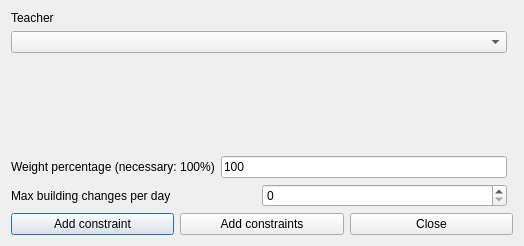
<?xml version="1.0" encoding="UTF-8"?>
<ui version="4.0">
 <class>AddConstraintTeacherMaxBuildingChangesPerRealDayForm_template</class>
 <widget class="QDialog" name="AddConstraintTeacherMaxBuildingChangesPerRealDayForm_template">
  <property name="geometry">
   <rect>
    <x>0</x>
    <y>0</y>
    <width>524</width>
    <height>246</height>
   </rect>
  </property>
  <property name="windowTitle">
   <string extracomment="This is the title of the dialog to add a new constraint of this type">Add teacher max building changes per real day</string>
  </property>
  <layout class="QGridLayout">
   <item row="4" column="0" colspan="2">
    <layout class="QHBoxLayout">
     <item>
      <widget class="QPushButton" name="addConstraintPushButton">
       <property name="text">
        <string>Add constraint</string>
       </property>
      </widget>
     </item>
     <item>
      <widget class="QPushButton" name="addConstraintsPushButton">
       <property name="text">
        <string>Add constraints</string>
       </property>
      </widget>
     </item>
     <item>
      <widget class="QPushButton" name="closePushButton">
       <property name="text">
        <string>Close</string>
       </property>
      </widget>
     </item>
    </layout>
   </item>
   <item row="0" column="0">
    <layout class="QVBoxLayout">
     <item>
      <widget class="QLabel" name="studentsTextLabel">
       <property name="frameShape">
        <enum>QFrame::NoFrame</enum>
       </property>
       <property name="frameShadow">
        <enum>QFrame::Plain</enum>
       </property>
       <property name="text">
        <string>Teacher</string>
       </property>
       <property name="wordWrap">
        <bool>false</bool>
       </property>
      </widget>
     </item>
     <item>
      <widget class="QComboBox" name="teachersComboBox">
       <property name="editable">
        <bool>false</bool>
       </property>
       <property name="insertPolicy">
        <enum>QComboBox::NoInsert</enum>
       </property>
       <property name="duplicatesEnabled">
        <bool>false</bool>
       </property>
      </widget>
     </item>
    </layout>
   </item>
   <item row="2" column="0">
    <layout class="QHBoxLayout">
     <item>
      <widget class="QLabel" name="weightTextLabel">
       <property name="frameShape">
        <enum>QFrame::NoFrame</enum>
       </property>
       <property name="frameShadow">
        <enum>QFrame::Plain</enum>
       </property>
       <property name="text">
        <string>Weight percentage (necessary: 100%)</string>
       </property>
       <property name="wordWrap">
        <bool>false</bool>
       </property>
      </widget>
     </item>
     <item>
      <widget class="QLineEdit" name="weightLineEdit">
       <property name="text">
        <string notr="true">100</string>
       </property>
      </widget>
     </item>
    </layout>
   </item>
   <item row="3" column="0">
    <layout class="QHBoxLayout">
     <item>
      <widget class="QLabel" name="textLabel1">
       <property name="text">
        <string>Max building changes per day</string>
       </property>
       <property name="wordWrap">
        <bool>false</bool>
       </property>
      </widget>
     </item>
     <item>
      <widget class="QSpinBox" name="maxChangesSpinBox"/>
     </item>
    </layout>
   </item>
   <item row="1" column="0">
    <spacer name="spacer1">
     <property name="orientation">
      <enum>Qt::Vertical</enum>
     </property>
     <property name="sizeType">
      <enum>QSizePolicy::Expanding</enum>
     </property>
     <property name="sizeHint" stdset="0">
      <size>
       <width>20</width>
       <height>21</height>
      </size>
     </property>
    </spacer>
   </item>
  </layout>
 </widget>
 <layoutdefault spacing="6" margin="11"/>
 <resources/>
 <connections/>
</ui>
